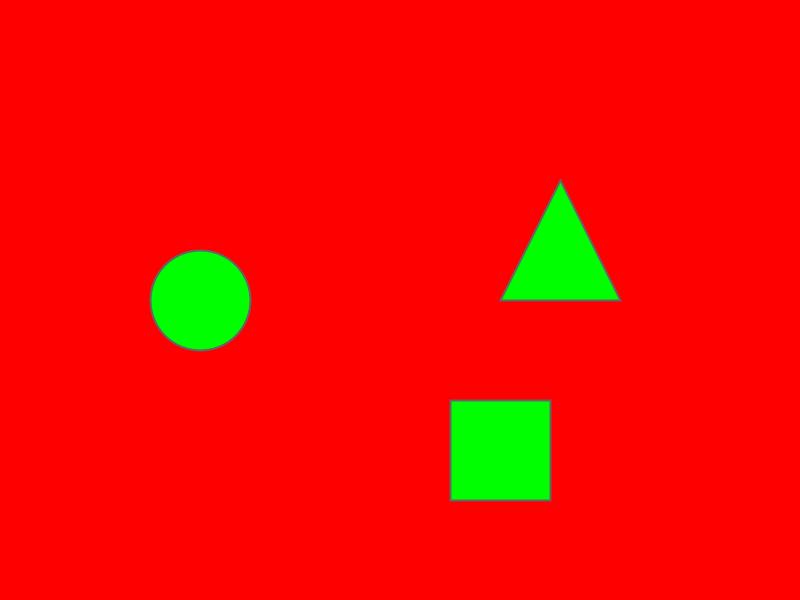
Frame 1 (no input)
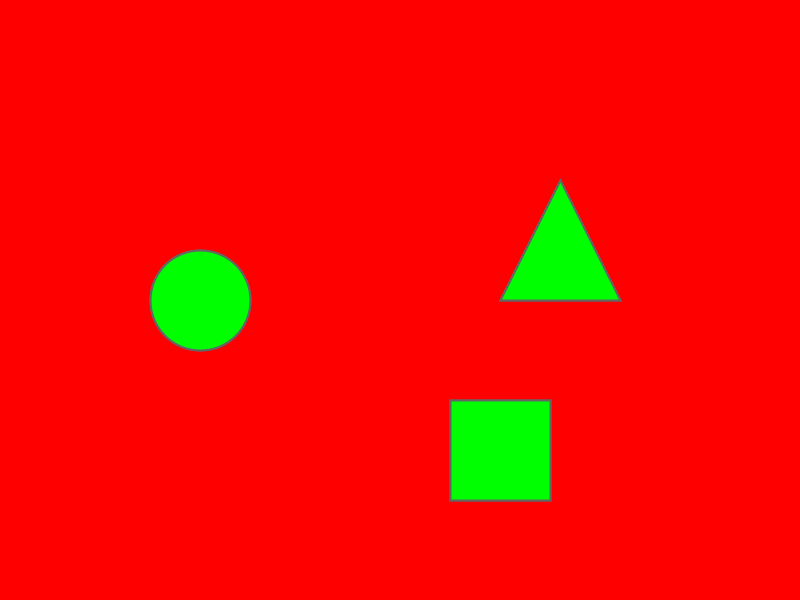
Frame 2 (the mouse pressed at the canvas centre, redrawn once)

The Processing sketch that drew these frames (run headless with seeded random() and noise(); the mouse was pressed at the canvas centre and the sketch redrawn once):

// Processing sketch: p11_Dibuix1
// ── p11_Dibuix1.pde
/**
 * Taller d’introducció a la programació en Processing
 * Pepa López i Ignasi Esquerra
 * ESEIAAT (UPC)
 * 13-15 Febrer 2018
 * https://eseiaatprocessing.wordpress.com/
 */

//Dibuix Simple 1. Pas 2
//Presenta: background(), stroke(), strokeWeight(), ellipse(), triangle(). Explicació Color

//Exercici PROPOSAT: Fer que es mostrin totes les figures en 2 files i cada figura d'un color. 
//Bàsics: RGB Complementaris: CMY
//255=FF
//128=80

void setup(){
  size(800,600); 

  background(#FF0000);//Fons Finestra
  //background(255,0,0); 
  //background(128); 
  
  stroke(100);       //Color vora 
  strokeWeight(2);   //Ample vora
  fill(#00FF00);     //Color interior
  noLoop(); // Ha d'estar com a última sentencia del setup. Compte amb l'ús! 
}

void draw(){
  
   ellipse(200,300,100,100);           //ellipse(x,y,d1,d2);
   //ellipse(200,300,200,100);  
   rect(450,400,100,100);
   //rect(450,400,100,150);
   triangle(560,180,620,300,500,300);
   //triangle(560,180,700,300,500,300);

}
